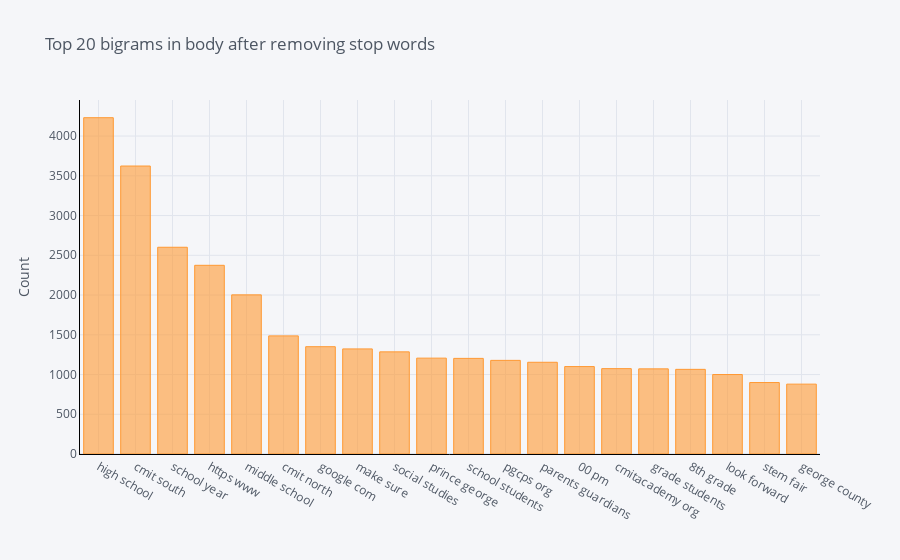

The cell this chart's notebook holds for it:
### Code cell
df3.groupby('body').sum()['count'].sort_values(ascending=False).iplot(
    kind='bar', yTitle='Count', linecolor='black', title='Top 20 bigrams in body after removing stop words')

### Figure 1 — Plotly figure (JSON) as saved in the notebook; plotly's stock layout.template omitted (floating-point values rounded to 4 significant figures)
{"data": [{"marker": {"color": "rgba(255, 153, 51, 0.6)", "line": {"color": "rgba(255, 153, 51, 1.0)", "width": 1}}, "name": "count", "orientation": "v", "text": "", "type": "bar", "x": ["high school", "cmit south", "school year", "https www", "middle school", "cmit north", "google com", "make sure", "social studies", "prince george", "school students", "pgcps org", "parents guardians", "00 pm", "cmitacademy org", "grade students", "8th grade", "look forward", "stem fair", "george county"], "y": [4231, 3623, 2601, 2374, 2002, 1486, 1350, 1322, 1285, 1206, 1203, 1178, 1154, 1100, 1074, 1071, 1065, 1000, 899, 879]}], "layout": {"legend": {"bgcolor": "#F5F6F9", "font": {"color": "#4D5663"}}, "paper_bgcolor": "#F5F6F9", "plot_bgcolor": "#F5F6F9", "title": {"font": {"color": "#4D5663"}, "text": "Top 20 bigrams in body after removing stop words"}, "xaxis": {"gridcolor": "#E1E5ED", "linecolor": "black", "showgrid": true, "tickfont": {"color": "#4D5663"}, "title": {"font": {"color": "#4D5663"}, "text": ""}, "zerolinecolor": "#E1E5ED"}, "yaxis": {"gridcolor": "#E1E5ED", "linecolor": "black", "showgrid": true, "tickfont": {"color": "#4D5663"}, "title": {"font": {"color": "#4D5663"}, "text": "Count"}, "zerolinecolor": "#E1E5ED"}}}
